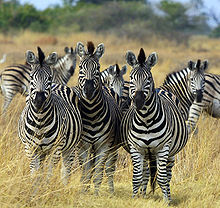
#> input picture tst.jpg, 220 x 208 px
$ python feature_extract.py   (Python 2 division)   (older library calls are emulated)
#> lines starting #> are read from the running program, lines starting #| are printed output that depends on the picture
import cv
import numpy

# Used only for GUI
import cv2

def get_image(image_path):
#> called with image_path = 'tst.jpg'
	return cv2.imread(image_path, cv2.CV_LOAD_IMAGE_GRAYSCALE)
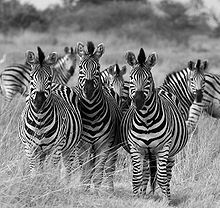
#> returned value: shape (208, 220); min 0, max 255, mean 124.7

def get_image_features(image):
	# Workadound for missing interfaces
	surf = cv2.FeatureDetector_create("SURF")
	surf.setInt("hessianThreshold", 60)
	surf_extractor = cv2.DescriptorExtractor_create("SURF")

	# Detect keypoints on the image
	keypoints = surf.detect(image, None)

	# Compute descriptors for passed keypoints
	keypoints, descriptors = surf_extractor.compute(image, keypoints)
	return keypoints, numpy.array(descriptors)

if __name__ == "__main__":
	print "OpenCV Demo, OpenCV version " + cv2.__version__
	image = get_image("tst.jpg")
	image = cv2.resize(image, (600, 318))
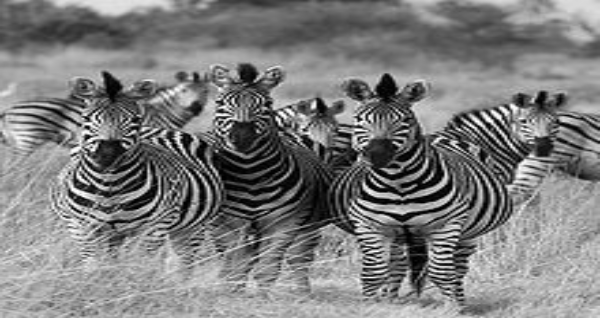
#> image: shape (318, 600); min 0, max 255, mean 124.5

#> (the run stopped early here; a loop or call above may not have finished)
